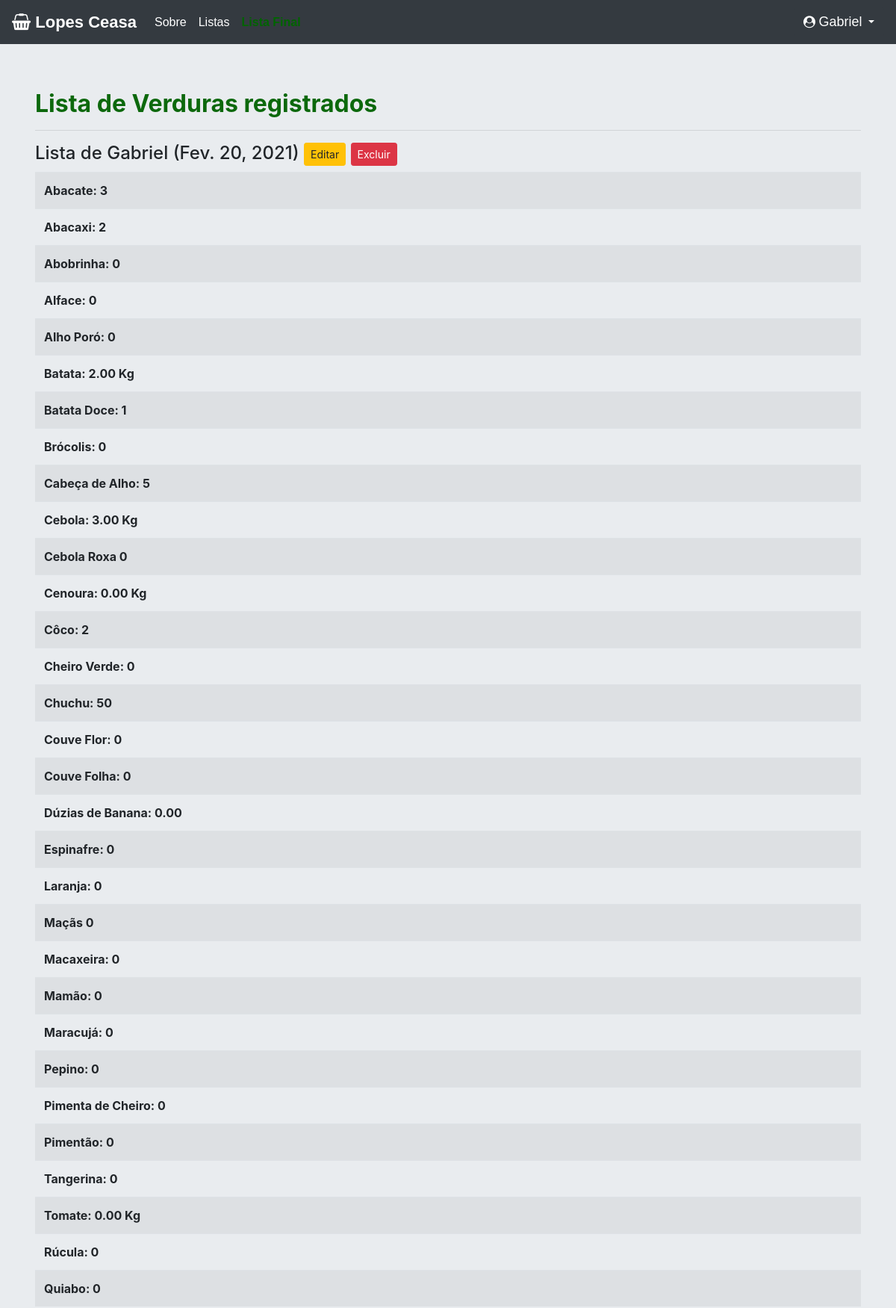
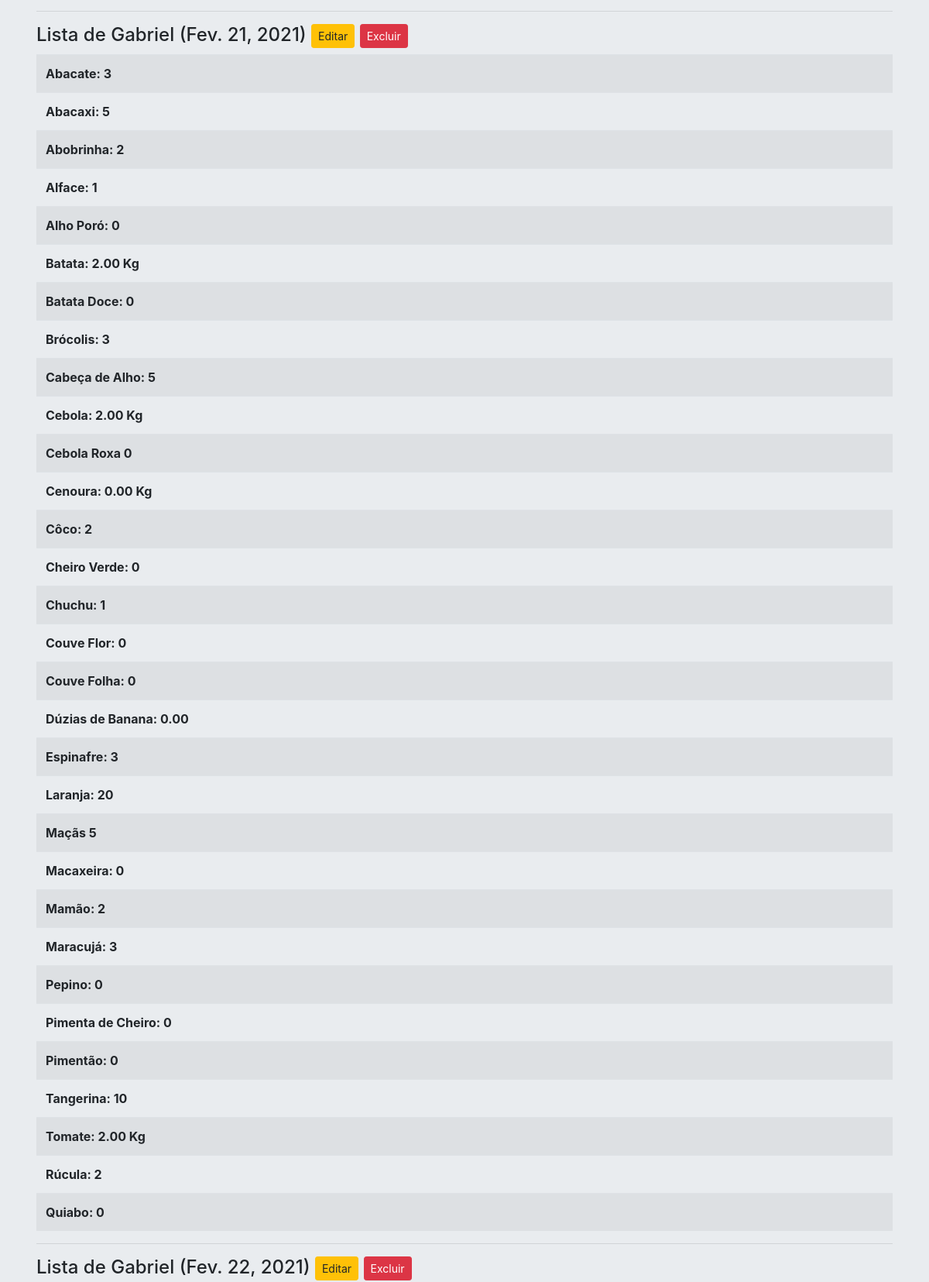
Screenshot of /listar/verduras/user (signed in, upper part) with the database file from the repository (2 pictures, top to bottom).
### cadastros/models.py (models this page shows, shortened)
class Verdura(models.Model):
    data = models.DateField(default=timezone.now)
    usuario = models.ForeignKey(User, on_delete=models.PROTECT)
    abacate = models.IntegerField(default=0)
    abacaxi = models.IntegerField(default=0)
    abobrinha = models.IntegerField(default=0)
    alface = models.IntegerField(default=0)
    alho_poro = models.IntegerField(default=0, verbose_name='Alho Poró')
    batata = models.DecimalField(default=0, verbose_name='Batata (kg)', help_text='Quantidade de Batatas x 0.13', decimal_places=2, max_digits=5)
    batata_doce = models.IntegerField(default=0)
    brocolis = models.IntegerField(default=0)
    cabeca_de_alho = models.IntegerField(default=0, verbose_name='Cabeça de Alho')
    cebola = models.DecimalField(default=0, verbose_name='Cebola (kg)', max_digits=5, decimal_places=2, help_text='Quantidade de Cebolas x 0.15')
    cebola_roxa = models.IntegerField(default=0, verbose_name='Cebola Roxa')
    cenoura = models.DecimalField(default=0, verbose_name='Cenoura (kg)',
                                  help_text='Quantidade de Cenouras x 0.2', decimal_places=2, max_digits=5)
    coco = models.IntegerField(default=0)
    cheiro_verde = models.IntegerField(default=0, verbose_name='Cheiro Verde')
    chuchu = models.IntegerField(default=0)
    couve_flor = models.IntegerField(default=0, verbose_name='Couve Flor')
    couve_folha = models.IntegerField(default=0, verbose_name='Couve Folha')
    banana = models.DecimalField(
        default=0, verbose_name='Dúzias de Banana',
         decimal_places=2, max_digits=5, help_text='Dúzias em valor decimal.')
    espinafre = models.IntegerField(default=0)
    laranja = models.IntegerField(default=0)
    maca = models.IntegerField(default=0, verbose_name='Maçã')
    macaxeira = models.IntegerField(default=0)
    mamao = models.IntegerField(default=0, verbose_name='Mamão')
    maracuja = models.IntegerField(default=0, verbose_name='Maracujá')
    pepino = models.IntegerField(default=0)
    pimenta_de_cheiro = models.IntegerField(default=0, verbose_name='Pimenta de Cheiro')
    pimentao = models.IntegerField(default=0, verbose_name='Pimentão')
    tangerina = models.IntegerField(default=0)
    tomate = models.DecimalField(default=0, decimal_places=2, max_digits=5, help_text='Quantidade de Tomates x 0.15')
    rucula = models.IntegerField(default=0, verbose_name='Rúcula')
    quiabo = models.IntegerField(default=0)

### cadastros/views.py (the view)
# urls.py: path('listar/verduras/user', VerduraList.as_view(), name='listar-verduras'),
class VerduraList(LoginRequiredMixin, ListView):
    login_url = reverse_lazy('login')
    model = Verdura
    template_name = 'cadastros/listas/verduras.html'
    def get_queryset(self):
        self.object_list = Verdura.objects.filter(usuario=self.request.user)
        return self.object_list

### cadastros/templates/cadastros/listas/verduras.html (shortened to what this page needs)
{% extends "paginas/templates/modelopro.html" %}
{% load static}
{% block titulo %}
{% block principal %}
<h2 style="font-weight: bold; color: rgb(12, 104, 12);">Lista de Verduras registrados</h2>
<hr>
{% for verdura in object_list %}
<table class="table table-striped">
    <h4 >Lista de {{verdura.usuario}} ({{verdura.data}})
        <a href="{% url 'editar-verduras' verdura.pk %}" class="btn btn-warning btn-sm" title="Editar">Editar</a>
        <a href="{% url 'excluir-verduras' verdura.pk %}" class="btn btn-danger btn-sm" title="Excluir">Excluir</a>
    </h4>
    <tr>
        <th>Abacate: {{ verdura.abacate }}</th>
    </tr>
    <tr>
        <th>Abacaxi: {{ verdura.abacaxi }}</th>
    </tr>
    <tr>
        <th>Abobrinha: {{ verdura.abobrinha }}</th>
    </tr>
    <tr>
        <th>Alface: {{ verdura.alface }}</th>
    </tr>
    <tr>
        <th>Alho Poró: {{ verdura.alho_poro }}</th>
    </tr>
    <tr>
        <th>Batata: {{ verdura.batata }} Kg</th>
    </tr>
    <tr>
        <th>Batata Doce: {{ verdura.batata_doce }}</th>
    </tr>
    <tr>
        <th>Brócolis: {{ verdura.brocolis }}</th>
    </tr>
    <tr>
        <th>Cabeça de Alho: {{ verdura.cabeca_de_alho }}</th>
    </tr>
    <tr>
        <th>Cebola: {{ verdura.cebola}} Kg</th>
    </tr>
    <tr>
        <th>Cebola Roxa {{ verdura.cebola_roxa }}</th>
    </tr>
    <tr>
        <th>Cenoura: {{ verdura.cenoura }} Kg</th>
    </tr>
    <tr>
        <th>Côco: {{ verdura.coco }}</th>
    </tr>
    <tr>
        <th>Cheiro Verde: {{ verdura.cheiro_verde }}</th>
    </tr>
    <tr>
        <th>Chuchu: {{ verdura.chuchu }}</th>
    </tr>
    <tr>
        <th>Couve Flor: {{ verdura.couve_flor }}</th>
    </tr>
    <tr>
        <th>Couve Folha: {{ verdura.couve_folha }}</th>
    </tr>
    <tr>
        <th>Dúzias de Banana: {{ verdura.banana }}</th>
    </tr>
    <tr>
        <th>Espinafre: {{ verdura.espinafre }}</th>
    </tr>
    <tr>
        <th>Laranja: {{ verdura.laranja }}</th>
    </tr>
    <tr>
        <th>Maçãs {{ verdura.maca }}</th>
    </tr>
    <tr>
        <th>Macaxeira: {{ verdura.macaxeira }}</th>
    </tr>
    <tr>
        <th>Mamão: {{ verdura.mamao }}</th>
    </tr>
    <tr>
        <th>Maracujá: {{ verdura.maracuja }}</th>
    </tr>
    <tr>
        <th>Pepino: {{ verdura.pepino }}</th>
    </tr>
    <tr>
        <th>Pimenta de Cheiro: {{ verdura.pimenta_de_cheiro }}</th>
    </tr>
    <tr>
        <th>Pimentão: {{ verdura.pimentao }}</th>
    </tr>
    <tr>
        <th>Tangerina: {{ verdura.tangerina }}</th>
    </tr>
    <tr>
        <th>Tomate: {{ verdura.tomate }} Kg</th>
    </tr>
    <tr>
        <th>Rúcula: {{ verdura.rucula }}</th>
    </tr>
    <tr>
        <th>Quiabo: {{ verdura.quiabo }}</th>
    </tr>
</table>
<hr>
{% empty %}
<tr>
    <td colspan="3">Nenhuma lista registrada</td>
    {% endfor %}
{%endblock%}

### paginas/templates/modelopro.html (shortened to what this page needs)
{% load static %}
<!DOCTYPE html>
<html lang="pt-BR">
  <head>
<link href="{% static 'css/bootstrap.css' %}" rel="stylesheet">
<link rel="stylesheet" href="https://maxcdn.bootstrapcdn.com/font-
awesome/4.7.0/css/font-awesome.min.css">
    <link href="{% static 'css/jumbotron.css' %}" rel="stylesheet">
  </head>
  <body>
    {% block navbar %}
  <div class="container">
    <nav class="navbar navbar-expand-md navbar-dark fixed-top bg-dark">
      <a class="navbar-brand" href="{% url 'index' %}" style="font-weight: bold; font-size: 22px; font-family:sans-serif;">
        <i class="fa fa-shopping-basket" aria-hidden="true" ></i>
        Lopes Ceasa
      </a>
      <div class="collapse navbar-collapse" id="navbarsExampleDefault">
        <ul class="navbar-nav mr-auto">
          <li class="nav-item active">
            <a class="nav-link" href="{% url 'sobre' %}" style="font-family: sans-serif;">
              Sobre <span class="sr-only">(atual)</span>
            </a>
          </li>
          {% if request.user.is_authenticated%}
          <li class="nav-item active">
            <a class="nav-link" href="{% url 'listar-verduras-total' %}" style="font-family: sans-serif;" >
              Listas
            </a>
          </li>
          <li class="nav-item active">
            <a class="nav-link" href="{% url 'listar-verduras-final' %}" style="font-family: sans-serif; font-weight: bold; color: darkgreen;">
            </a>
          </li>
          {%endif%}
        </ul>
        <ul class="navbar-nav">
          {% if request.user.is_authenticated%}
          <div class="btn-group">
            <button class="btn btn-dark dropdown-toggle" type="button" id="triggerId" data-toggle="dropdown" aria-haspopup="true"
                aria-expanded="false">
                <i class="fa fa-user-circle"></i>
                <span id="username" style="font-size: 18px; font-family: sans-serif;">{{request.user}}</span>
            </button>
          </div>
          {% else %}
          <li class="nav-item active">
            <a class="nav-link" href="{% url 'login' %}" style="font-family: sans-serif;">
              <i class="fa fa-sign-in" aria-hidden="true"></i>
              Login
            </a>
          {%endif%}
        </ul>
      </div>
    </nav>
  </div>
<main role="main">
  {% endblock %}
<main role="main">
  <div class="jumbotron">
    <div class="container">
      {% block principal %}{% endblock %}
</main>
</html>

### paginas/static/css/jumbotron.css (style rules this page uses)
body { padding-top: 3.5rem; }

### rows the page displays
Verdura: usuario "Gabriel", data "Fev. 20, 2021", abacate "3", abacaxi "2", abobrinha "0", alface "0", alho_poro "0", batata "2.00", batata_doce "1", brocolis "0", cabeca_de_alho "5", cebola "3.00", cebola_roxa "0", cenoura "0.00", coco "2", cheiro_verde "0", chuchu "50", couve_flor "0", couve_folha "0", banana "0.00", espinafre "0", laranja "0", maca "0", macaxeira "0", mamao "0", maracuja "0", pepino "0", pimenta_de_cheiro "0", pimentao "0", tangerina "0", tomate "0.00", rucula "0", quiabo "0"
Verdura: usuario "Gabriel", data "Fev. 21, 2021", abacate "3", abacaxi "5", abobrinha "2", alface "1", alho_poro "0", batata "2.00", batata_doce "0", brocolis "3", cabeca_de_alho "5", cebola "2.00", cebola_roxa "0", cenoura "0.00", coco "2", cheiro_verde "0", chuchu "1", couve_flor "0", couve_folha "0", banana "0.00", espinafre "3", laranja "20", maca "5", macaxeira "0", mamao "2", maracuja "3", pepino "0", pimenta_de_cheiro "0", pimentao "0", tangerina "10", tomate "2.00", rucula "2", quiabo "0"
Verdura: usuario "Gabriel", data "Fev. 22, 2021"

### other values shown
{{ request.user }} "Gabriel"
